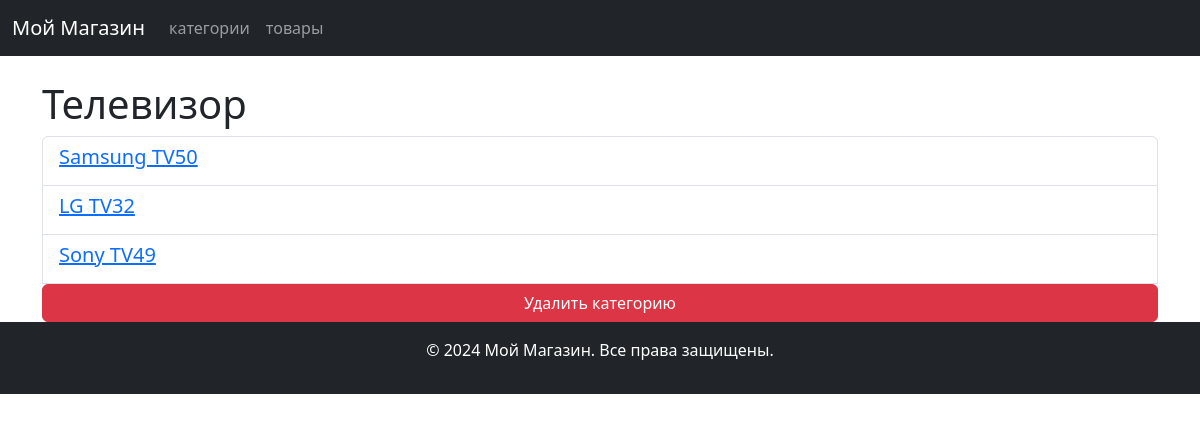
Page /category/1/ on the committed database.
### shop_app/models.py (models this page shows, shortened)
class Category(models.Model):
    name = models.CharField(max_length=100)
    description = models.TextField()

class Product(models.Model):
    name = models.CharField(max_length=100)
    description = models.TextField()
    price = models.DecimalField(max_digits=20, decimal_places=2)
    created_at = models.DateTimeField(auto_now_add=True)
    category = models.ForeignKey(
        "Category", on_delete=models.CASCADE,related_name="product"
    )

### shop_app/views.py (the view)
class CategoryIncListView(ListView):
    template_name = "shop_app/category_include.html"
    context_object_name = "products"
    def get_queryset(self):
        return Product.objects.filter(category=self.kwargs['category_id']).values("id", "name")
    def get_context_data(self,  **kwargs):
        context = super().get_context_data(**kwargs)
        context['title'] =  get_object_or_404(Category, id=self.kwargs['category_id']).description
        context['category'] = self.kwargs['category_id']
        return context

### shop_app/templates/shop_app/category_include.html (shortened to what this page needs)
{% extends 'shop_app/base.html' %}
{% block content %}
        <h1>{{ title }}</h1>
        <ul class="list-group">
            {% for product in products %}
                <li class="list-group-item">
                     <a href="{% url 'products_detail' product.id %}"> <h5>{{ product.name }}</h5> </a>
                </li>
            {% empty %}
                <li class="list-group-item">Нет товаров в этой категории</li>
            {% endfor %}
                 <a href="{% url 'category_delete'  category  %}" class="btn btn-danger">Удалить категорию</a>
        </ul>
{% endblock %}

### rows in the picture
Category: description "Телевизор"
Product: name "Samsung TV50"
Product: name "LG TV32"
Product: name "Sony TV49"
